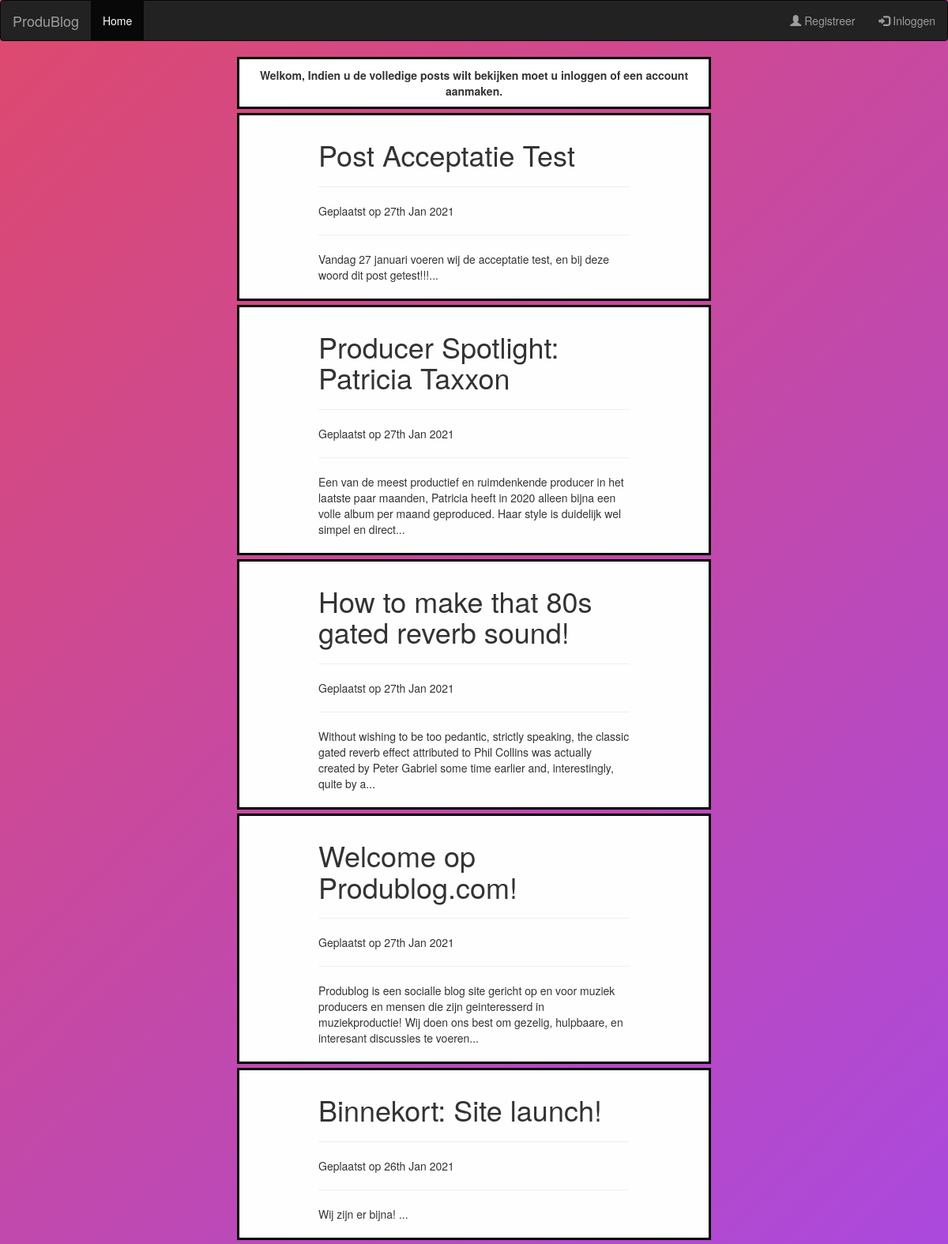
/Produblog/home.php, run on the app's committed database.
### tables this page shows
CREATE TABLE `post` (
  `idPost` int(11) NOT NULL,
  `idUsers` int(11) NOT NULL,
  `postname` varchar(64) DEFAULT NULL,
  `postcontent` longtext NOT NULL,
  `file_ops` varchar(255) DEFAULT NULL,
  `datum` date DEFAULT NULL,
  `admin_post` tinyint(1) DEFAULT NULL
);

### Produblog/assets/includes/functions/functions.php (called while the page is built, shortened)
<?php
function getAdminPost($id = null){
$input_parameters = array();
$con = getDBConnection();
$sql = "SELECT * FROM post WHERE admin_post='1' ORDER BY idPost DESC LIMIT 5";
array_push($input_parameters , $id);
$stmt = $con->prepare($sql);
$stmt->execute($input_parameters);
return $id != null ? $stmt->fetch() : $stmt->fetchAll();
}
function html($text){
    return htmlspecialchars($text, ENT_QUOTES | ENT_SUBSTITUTE, 'UTF-8');
}
?>

### Produblog/home.php (the view, shortened to what this page needs)
<?php
		if(!isset($_SESSION['idUsers'])){
			echo "
			<div class='welkom-home'>
			Welkom, Indien u de volledige posts wilt bekijken moet u inloggen of een account aanmaken.
			</div>
			";
		}
		$adminposts = getAdminPost();
		foreach($adminposts as $adminpost){
			echo"
			<div class='container2'>
				<div class='content2'>
					<div>
					<h1>".html($adminpost->postname)."</h1>
					<hr>
					<p>Geplaatst op ".date('jS M Y', strtotime($adminpost->datum))."</p>
					<hr>
					<p>".$shortdisplay = substr(html($adminpost->postcontent), 0, 200)."...</p>
			 ";
			echo"
					</div>
				</div>
			</div>
		";
		}
?>
<?php include_once('assets/includes/footer.php'); ?>

### Produblog/assets/css/style.css (style rules this page uses)
* { margin: 0px; padding: 0px; }
body { background-image: url("../assets/images/produbg.jpg"); font-size: 120%; background: rgb(222,73,109); background: -moz-linear-gradient(-45deg, rgba(222,73,109,1) 0%, rgba(171,73,222,1) 100%); background: -webkit-gradient(linear, left top, right bottom, color-stop(0%,rgba(222,73,109,1)), color-stop(100%,rgba(171,73,222,1))); background: -webkit-linear-gradient(-45deg, rgba(222,73,109,1) 0%,rgba(171,73,222,1) 100%); background: -o-linear-gradient(-45deg, rgba(222,73,109,1) 0%,rgba(171,73,222,1) 100%); background: -ms-linear-gradient(-45deg, rgba(222,73,109,1) 0%,rgba(171,73,222,1) 100%); background: linear-gradient(135deg, rgba(222,73,109,1) 0%,rgba(171,73,222,1) 100%); font-family: "Roboto", sans-serif; -webkit-font-smoothing: antialiased; -moz-osx-font-smoothing: grayscale; }
.container2 { display: block; width: 50%; background-color: #FEFEFE; margin: 5px auto; overflow: hidden; border: 3px solid black; }
.content2 { padding: 10px 100px; width: 100%; float: left; border-left-color: #FFF; border-right-color: #FFF; }
.welkom-home { margin: auto; width: 50%; border: 3px solid black; padding: 10px; background: #FFFFFF; text-align: center; font-weight: bold; }

### data on the page
post: postname "Post Acceptatie Test", datum "27th Jan 2021", postcontent "Vandag 27 januari voeren wij de acceptatie test, en bij deze woord dit post getest!!!"
post: postname "Producer Spotlight: Patricia Taxxon", datum "27th Jan 2021", postcontent "Een van de meest productief en ruimdenkende producer in het laatste paar maanden, Patricia heeft in 2020 alleen bijna een volle album per maand geproduced. Haar style is duidelijk wel simpel en direct"
post: postname "How to make that 80s gated reverb sound!", datum "27th Jan 2021", postcontent "Without wishing to be too pedantic, strictly speaking, the classic gated reverb effect attributed to Phil Collins was actually created by Peter Gabriel some time earlier and, interestingly, quite by a"
post: postname "Welcome op Produblog.com!", datum "27th Jan 2021", postcontent "Produblog is een socialle blog site gericht op en voor muziek producers en mensen die zijn geinteresserd in muziekproductie! Wij doen ons best om gezelig, hulpbaare, en interesant discussies te voeren"
post: postname "Binnekort: Site launch!", datum "26th Jan 2021", postcontent "Wij zijn er bijna!"
